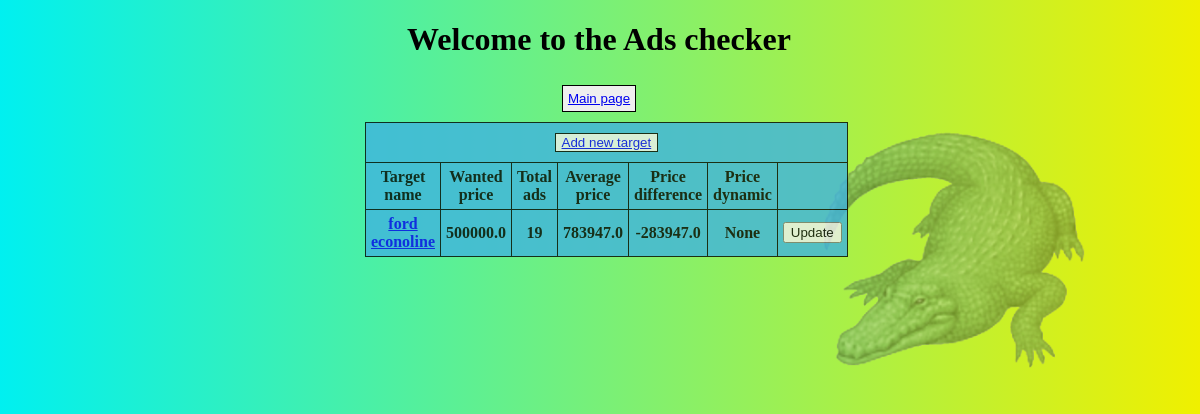
The page / on the database its author committed.
### ads_checker/models.py (models this page shows, shortened)
class Target(models.Model):
    title = models.CharField(max_length=200)
    wanted_price = models.FloatField()
    active_ads = models.IntegerField(null=True)
    average_price = models.FloatField(null=True)
    dynamic = models.FloatField(null=True)
    price_difference = models.FloatField(null=True)

### ads_checker/views.py (the view)
# urls.py: path("", views.main_page, name="main"),
def main_page(request):
    targets = Target.objects.all()
    return render(request, "ads_checker/main_page.html", {"targets": targets})

### ads_checker/templates/ads_checker/main_page.html (shortened to what this page needs)
{% extends 'ads_checker/frame.html' %}
{% block body %}
<table style="opacity:0.8;position:absolute;left:30%;width:40%;background-color:#40B3DF">
    <tbody>
    <tr>
        <th colspan="7">
            <button>
                <a href="{% url 'ads_checker:add_target' %}">Add new target</a>
            </button>
        </th>
    </tr>
    <tr>
        <th>
            Target name
        </th>
        <th>
            Wanted price
        </th>
        <th>
            Total ads
        </th>
        <th>
            Average price
        </th>
        <th>
            Price difference
        </th>
        <th>
            Price dynamic
        </th>
        <th>
        </th>
    </tr>
    {% for target in targets %}
    <tr>
        <th>
            <a href="{% url 'ads_checker:view_target' target.id %}">{{target.title}}</a>
        </th>
        <th>
            {{target.wanted_price}}
        </th>
        <th>
            {{target.active_ads}}
        </th>
        <th>
            {{target.average_price}}
        </th>
        <th>
            {{target.price_difference}}
        </th>
        <th>
            {{target.dynamic}}
        </th>
        <th>
            <form method="post" action="{% url 'ads_checker:poll' target.id %}" style="margin:5">
                <input type="submit" id="{target.id}" value="Update">
            </form>
        </th>
    </tr>
    {% endfor %}
    </tbody>
</table>
{% endblock %}

### ads_checker/templates/ads_checker/frame.html (style rules this page uses)
body { background: linear-gradient(to left,#f0f000,#00f0f0); margin:5px; text-align:center; width:99%; height:100%; }
button, table, th, td { border: 1px solid black; border-collapse: collapse; margin:5px; }
th, td { padding: 5px; text-align: center; }

### rows shown on the page
Target: title "ford econoline", wanted_price "500000.0", active_ads "19", average_price "783947.0", price_difference "-283947.0", dynamic "None"
